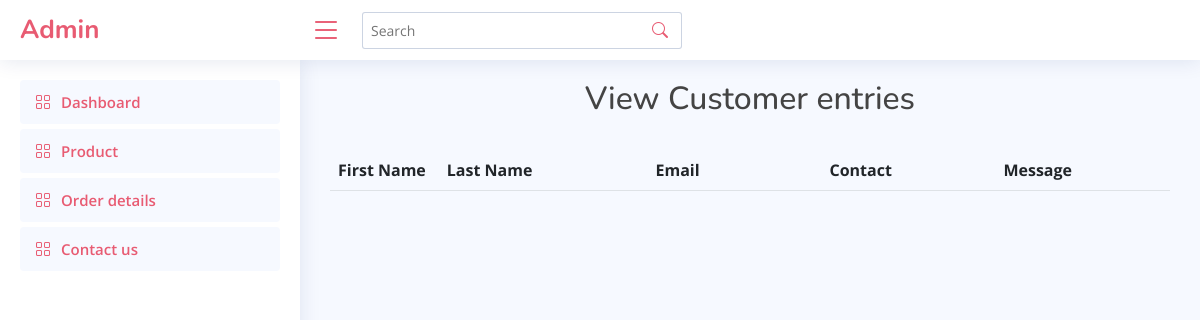
Before: /admin/contact_admin.php with the older database file.
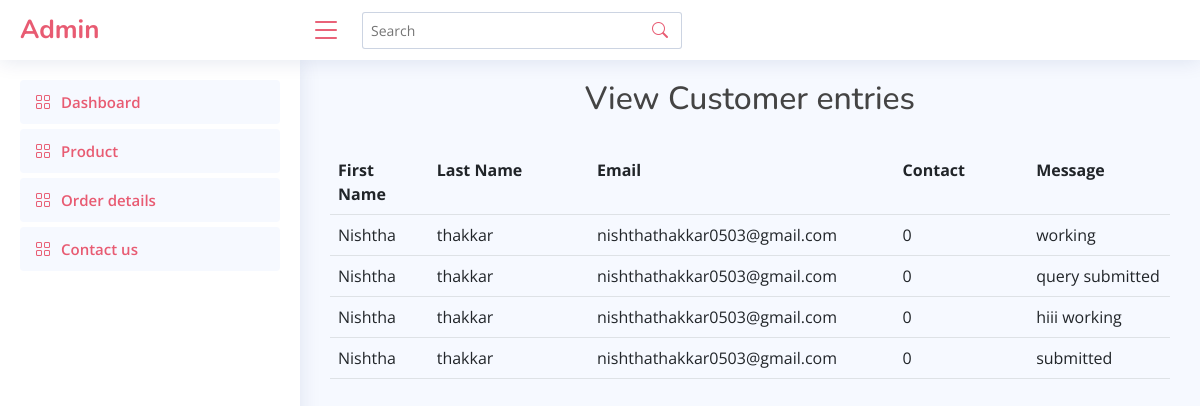
After: the same page with the newer database file.
### tables this page shows
CREATE TABLE `contact` (
  `fname` varchar(20) NOT NULL,
  `lname` varchar(20) NOT NULL,
  `email` varchar(30) NOT NULL,
  `contact` int(10) NOT NULL,
  `message` varchar(50) NOT NULL
);

### admin/contact_admin.php (the view, shortened to what this page needs)
<!DOCTYPE html>
<html lang="en">
<head>
    <link href="assets/vendor/bootstrap/css/bootstrap.min.css" rel="stylesheet">
    <link href="assets/vendor/bootstrap-icons/bootstrap-icons.css" rel="stylesheet">
    <link href="assets/vendor/boxicons/css/boxicons.min.css" rel="stylesheet">
    <link href="assets/vendor/quill/quill.snow.css" rel="stylesheet">
    <link href="assets/vendor/quill/quill.bubble.css" rel="stylesheet">
    <link href="assets/vendor/remixicon/remixicon.css" rel="stylesheet">
    <link href="assets/vendor/simple-datatables/style.css" rel="stylesheet">
    <link href="assets/css/style.css" rel="stylesheet">
</head>
<body>
    <header id="header" class="header fixed-top d-flex align-items-center">
        <div class="d-flex align-items-center justify-content-between">
            <a href="index.html" class="logo d-flex align-items-center">
                <span class="d-none d-lg-block">Admin</span>
            </a>
            <i class="bi bi-list toggle-sidebar-btn"></i>
        </div>
        <div class="search-bar">
            <form class="search-form d-flex align-items-center" method="POST" action="#">
                <input type="text" name="query" placeholder="Search" title="Enter search keyword">
                <button type="submit" title="Search"><i class="bi bi-search"></i></button>
            </form>
        </div>
    </header>
    <aside id="sidebar" class="sidebar">
        <ul class="sidebar-nav" id="sidebar-nav">
            <li class="nav-item">
                <a class="nav-link " href="index.php">
                    <i class="bi bi-grid"></i>
                    <span>Dashboard</span>
                </a>
            </li>
            <li class="nav-item">
                <a class="nav-link " href="product.php">
                    <i class="bi bi-grid"></i>
                    <span>Product</span>
                </a>
            </li>
            <li class="nav-item">
                <a class="nav-link " href="order.php">
                    <i class="bi bi-grid"></i>
                    <span>Order details</span>
                </a>
            </li>
            <li class="nav-item">
                <a class="nav-link " href="contact_admin.php">
                    <i class="bi bi-grid"></i>
                    <span>Contact us</span>
                </a>
            </li>
        </ul>
    </aside>
    <main id="main" class="main">
<?php
include 'connection.php';
$query = "SELECT * from contact;";
$data = mysqli_query($conn, $query);
?>
	<h2 class="text-center">View Customer entries</h2><br>
	<table class="table">
		<tr>
			<th width="5%">First Name</th>
			<th width="12%">Last Name</th>
			<th width="10%">Email</th>
			<th width="10%">Contact</th>
            <th width="10%">Message</th>
		</tr>
	<?php
	while ($result = mysqli_fetch_assoc($data)) {
		echo "<tr>
        <td>" . $result["fname"] . "</td>
        <td>" . $result["lname"] . "</td>
        <td>" . $result["email"] . "</td>
        <td>" . $result["contact"] . "</td>
        <td>" . $result["message"] . "</td>";
	}
	echo "</table>";
	?>
    </main>
</html>
</body>

Changed rows visible on the page:
added contact: fname "Nishtha", lname "thakkar", email "nishthathakkar0503@gmail.com", contact "0", message "working"
added contact: fname "Nishtha", lname "thakkar", email "nishthathakkar0503@gmail.com", contact "0", message "query submitted"
added contact: fname "Nishtha", lname "thakkar", email "nishthathakkar0503@gmail.com", contact "0", message "hiii working"
added contact: fname "Nishtha", lname "thakkar", email "nishthathakkar0503@gmail.com", contact "0", message "submitted"
